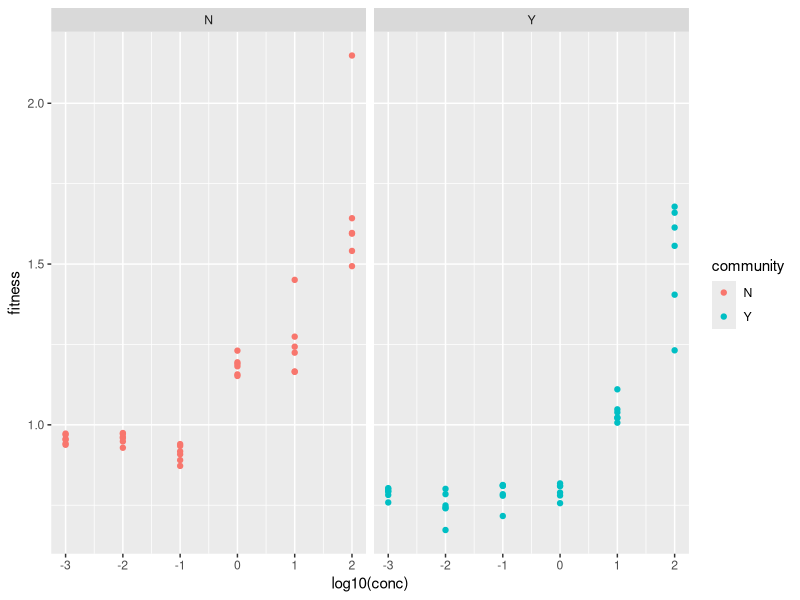

R code for this plot: (Note: this script raises an error after producing the figure.)
# load in packages
library(tidyr)
library(dplyr)
library(ggplot2)
library(nlme)

# make our own function
baranyi_dose_response <- function(LOG10N0, mumax, conc, lag){
  return(LOG10N0 + mumax * conc/log(10) + log10(exp(-mumax * conc) * 
                                               (1 - exp(-mumax * lag)) + exp(-mumax * lag)))
}

# Analysis of gentamycin ####
# load in data
# gentamycin
d_gent <- readxl::read_excel('data/Competition Fitness data sheet.xlsx', range = 'A1:I13') %>%
  gather(., 'conc', 'fitness', c(2:7)) %>%
  mutate(., conc = as.numeric(conc),
         # change conc 0 to 0.001
         conc = ifelse(conc == 0, 0.001, conc)) %>%
  data.frame()

# quick plot                             
ggplot(d_gent) +
  geom_point(aes(log10(conc), fitness, group = rep, col = community)) +
  facet_wrap(~ community)

# non-linear regression - using Baranyi without lag ####

# prep data - log10 the concentrations
# normalised the concentration so that 0 is the smallest concentration (essentially added three to everything)
d_gent_fit <- mutate(d_gent, log_conc = log10(conc),
                     log_conc_norm = log_conc + abs(min(log_conc)))

# fit global model  
fit_gent <- gnls(fitness ~ baranyi_dose_response(LOG10N0, mumax, conc = log_conc_norm, lag),
                  data = d_gent_fit,
                  params = mumax + lag + LOG10N0 ~ community,
                  start = c(0.7, 0, 1, 0, 1, 0),
                  control = nls.control(maxiter = 1000))

# smallest t value / largest p value is lag, take that out
fit_gent2 <- gnls(fitness ~ baranyi_dose_response(LOG10N0, mumax, conc = log_conc_norm, lag),
                 data = d_gent_fit,
                 params = c(mumax + LOG10N0 ~ community,
                            lag ~ 1),
                 start = c(0.7, 0, 1, 0, 1),
                 control = nls.control(maxiter = 1000))

# take out mumax next
fit_gent3 <- gnls(fitness ~ baranyi_dose_response(LOG10N0, mumax, conc = log_conc_norm, lag),
                  data = d_gent_fit,
                  params = c(LOG10N0 ~ community,
                             lag + mumax ~ 1),
                  start = c(0.7, 0, 1, 1),
                  control = nls.control(maxiter = 1000))

# take out LOG10NO
fit_gent4 <- gnls(fitness ~ baranyi_dose_response(LOG10N0, mumax, conc = log_conc_norm, lag),
                  data = d_gent_fit,
                  params = c(LOG10N0 + lag + mumax ~ 1),
                  start = c(0.7, 1, 1),
                  control = nls.control(maxiter = 1000))

# do model comparison on these
anova(fit_gent, fit_gent2, fit_gent3, fit_gent4)
AIC(fit_gent, fit_gent2, fit_gent3, fit_gent4)

# so fit_gent3 is the best fit !!!

# need to think what the best model is and what the parameters in this model mean...
# or whether there is a different dose-response model you would like to fit

# create predictions ####
preds_gent <- data.frame(expand.grid(log_conc_norm = seq(min(d_gent_fit$log_conc_norm), max(d_gent_fit$log_conc_norm), length.out = 50), community = c('Y', 'N'), stringsAsFactors = FALSE)) %>%
  mutate(., pred = predict(fit_gent3, .))

# plot ####
ggplot(d_gent) +
  geom_point(aes(exp(log10(conc) + 3), fitness, group = rep, col = community)) + 
  geom_line(aes(exp(log_conc_norm), pred, col = community), preds_gent) +
  theme_bw()

# do the same with kanamycin
# kanamycin
d_kan <- readxl::read_excel('data/Competition Fitness data sheet.xlsx', range = 'A17:I29') %>%
  gather(., 'conc', 'fitness', c(2:7)) %>%
  mutate(., conc = as.numeric(conc),
         conc = ifelse(conc == 0, 0.002, conc)) %>%
  data.frame()

ggplot(d_kan) +
  geom_point(aes(log10(conc), fitness, group = rep, col = community))

# non-linear regression - using Baranyi without lag ####

# prep data - log10 the concentrations
# normalised the concentration so that 0 is the smallest concentration (essentially added three to everything)
d_kan_fit <- mutate(d_kan, log_conc = log10(conc),
                     log_conc_norm = log_conc + abs(min(log_conc)))

# fit global model  
fit_kan <- gnls(fitness ~ baranyi_dose_response(LOG10N0, mumax, conc = log_conc_norm, lag),
                 data = d_kan_fit,
                 params = mumax + lag + LOG10N0 ~ community,
                 start = c(0.7, 0, 1, 0, 1, 0),
                 control = nls.control(maxiter = 1000))

# smallest t value / largest p value is LOG10N0, take that out
fit_kan2 <- gnls(fitness ~ baranyi_dose_response(LOG10N0, mumax, conc = log_conc_norm, lag),
                  data = d_kan_fit,
                  params = c(mumax + lag ~ community,
                             LOG10N0 ~ 1),
                  start = c(0.7, 0, 1, 0, 1),
                  control = nls.control(maxiter = 1000))

# take out mumax next
fit_kan3 <- gnls(fitness ~ baranyi_dose_response(LOG10N0, mumax, conc = log_conc_norm, lag),
                  data = d_kan_fit,
                  params = c(lag ~ community,
                             LOG10N0 + mumax ~ 1),
                  start = c(0.7, 0, 1, 1),
                  control = nls.control(maxiter = 1000))

# take out LOG10NO
fit_kan4 <- gnls(fitness ~ baranyi_dose_response(LOG10N0, mumax, conc = log_conc_norm, lag),
                  data = d_kan_fit,
                  params = c(LOG10N0 + lag + mumax ~ 1),
                  start = c(0.7, 1, 1),
                  control = nls.control(maxiter = 1000))

# do model comparison on these
anova(fit_kan, fit_kan2, fit_kan3)
AIC(fit_kan, fit_kan2, fit_kan3)

# so fit_kan2 is the best fit !!!

# need to think what the best model is and what the parameters in this model mean...
# or whether there is a different dose-response model you would like to fit

# create predictions ####
preds_kan <- data.frame(expand.grid(log_conc_norm = seq(min(d_kan_fit$log_conc_norm), max(d_kan_fit$log_conc_norm), length.out = 50), community = c('Y', 'N'), stringsAsFactors = FALSE)) %>%
  mutate(., pred = predict(fit_kan2, .))

# plot ####
ggplot(d_kan) +
  geom_point(aes(log10(conc), fitness, group = rep, col = community)) + 
  geom_line(aes(log_conc_norm + min(d_kan_fit$log_conc), pred, col = community), preds_kan) +
  theme_bw()
